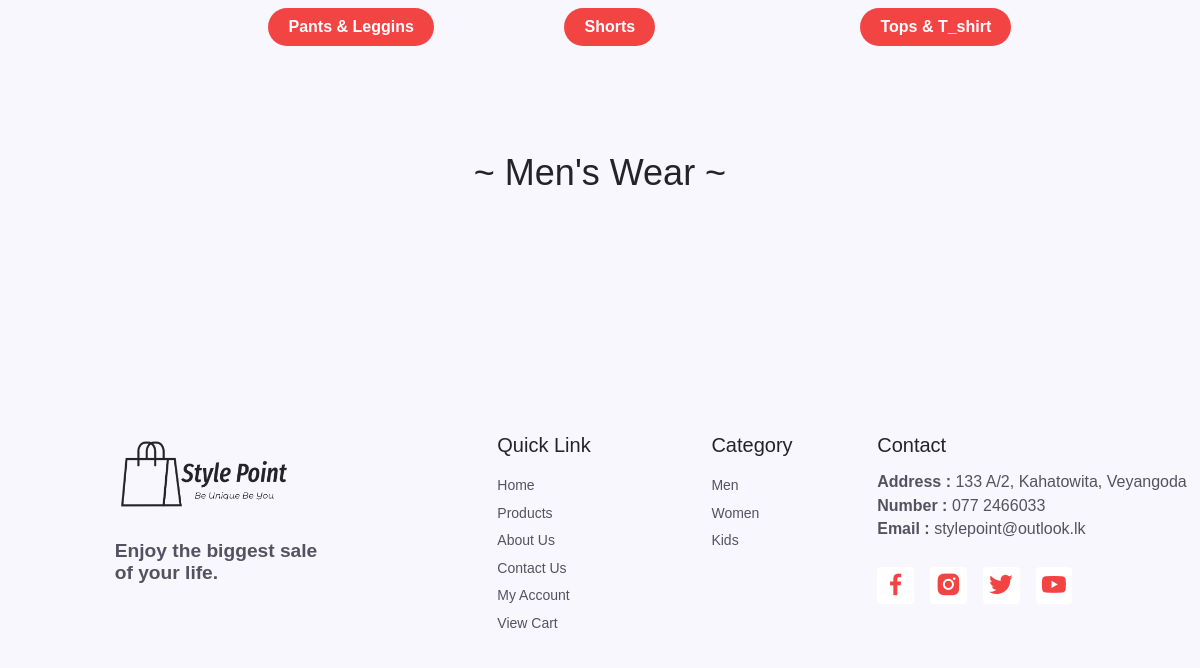
Page /men.php (lower part) on the earlier database version.
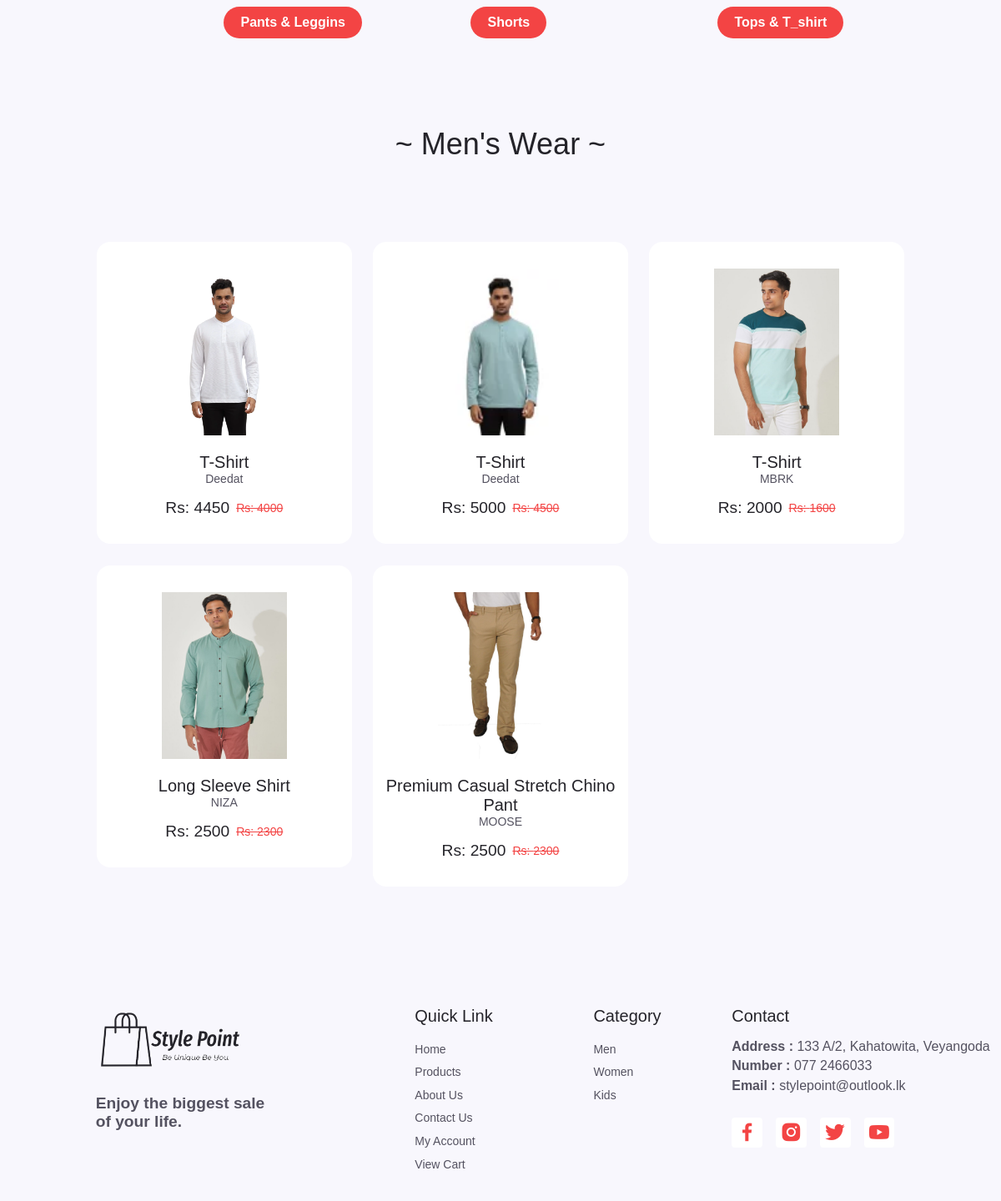
Same page on the later database version.
### tables this page shows
CREATE TABLE `products` (
  `pro_ID` int(100) NOT NULL,
  `pro_Name` varchar(100) NOT NULL,
  `pro_number` varchar(100) NOT NULL,
  `category` varchar(100) NOT NULL,
  `brand_name` varchar(100) NOT NULL,
  `price` int(100) NOT NULL,
  `dis_Price` int(100) NOT NULL,
  `dis_Percentage` int(100) NOT NULL,
  `color` varchar(100) NOT NULL,
  `material` varchar(100) NOT NULL,
  `description` varchar(10000) NOT NULL,
  `img_1` varchar(1000) NOT NULL,
  `img_2` varchar(100) NOT NULL,
  `img_3` varchar(100) NOT NULL,
  `img_4` varchar(100) NOT NULL
);

### men.php (the view, shortened to what this page needs)
<?php
    include 'components/connect.php';
?>
<!DOCTYPE html>
<html lang="en">
    <head>
        <link rel="stylesheet" href="https://unpkg.com/boxicons@2.1.4/css/boxicons.min.css">
        <link rel="stylesheet" href="css/swiper-bundle.min.css">
        <link rel="stylesheet" href="css/style.css">
        <link rel="stylesheet" class="js-color-style" href="css/colors/color-1.css">
        <link href="https://cdn.jsdelivr.net/npm/remixicon@3.2.0/fonts/remixicon.css" rel="stylesheet">
        <link href='https://unpkg.com/boxicons@2.1.4/css/boxicons.min.css' rel='stylesheet'>
        <link href="/website/css/uicons-bold-rounded.css" rel="stylesheet">
        <link rel="stylesheet" href="">
    </head>
    <body>
        <main class="main">
            <section class="shop section container">
                <div class="category">
                    <div class="cat men">
                        <button class="btn-css"><a href="">Pants & Leggins</a></button>
                    </div>
                    <div class="cat women">
                        <button class="btn-css"><a href="">Shorts</a></button>
                    </div>
                    <div class="cat kids">
                    <button class="btn-css"> <a href="" class="">Tops & T_shirt</a></button>
                    </div>
                </div>
                <h3 class="Shop__subtitle">~ Men's Wear ~</h3>
                <div class="shop__items grid">
                        <?php
                            $select_products = $conn->prepare("SELECT * FROM `products`");
                            $select_products->execute();
                            if($select_products->rowCount() > 0){
                            while($fetch_products = $select_products->fetch(PDO::FETCH_ASSOC)){
                        ?>
                        <?php
                            if($fetch_products['category'] == "Men" ){
                        ?>
                        <form action="" method="post" enctype="multipart/form-data">
                        <div class="shop__content">
                                <img src="uploaded_img/<?= $fetch_products['img_1']; ?>" alt="" class="shop__img">
                                <h3 class="shop__title"><?= $fetch_products['pro_Name']; ?></h3>
                                <span class="shop__subtitle"><?= $fetch_products['brand_name']; ?></span>
                                <div class="shop__prices">
                                    <span class="shop__price">Rs: <?= $fetch_products['price']; ?></span>
                                    <span class="shop__discounts">Rs: <?= $fetch_products['dis_Price']; ?></span>
                                </div>
                            </div>
                        </form>
                        <?php
                            }
                            }
                                }else{
                                    echo '<p class="empty">no products added yet!</p>';
                                }
                        ?>
                    </div>
            </section>
        </main>
        <?php include 'components/user_footer.php'; ?>
    </body>
</html>

Differences in the rows shown:
added products: img_1 (picture), pro_Name "T-Shirt", brand_name "Deedat", price "4450", dis_Price "4000"
added products: img_1 (picture), pro_Name "T-Shirt", brand_name "Deedat", price "5000", dis_Price "4500"
added products: img_1 (picture), pro_Name "T-Shirt", brand_name "MBRK", price "2000", dis_Price "1600"
added products: img_1 (picture), pro_Name "Long Sleeve Shirt", brand_name "NIZA", price "2500", dis_Price "2300"
added products: img_1 (picture), pro_Name "Premium Casual Stretch Chino Pant", brand_name "MOOSE", price "2500", dis_Price "2300"
